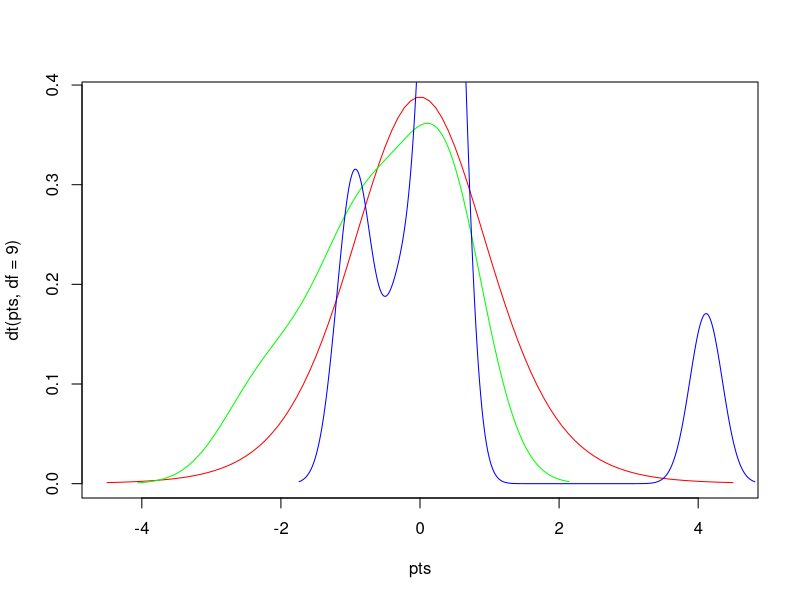

Recreate this plot in R.
# Author: Mojekwu, Date Sep 15 2021, Purpose: Calculate T-Test value on sample datasets.

# Generate sample random numbers and store them in variables x and y
x = rnorm(10)
y = rnorm(10)

# Plotting x and y variables

pts = seq(-4.5,4.5,length=100)
plot(pts,dt(pts,df=9),col='red',type='l')
lines(density(x), col='green')
lines(density(y), col='blue')

# Apply t test function as follows:

ttest = t.test(x,y)